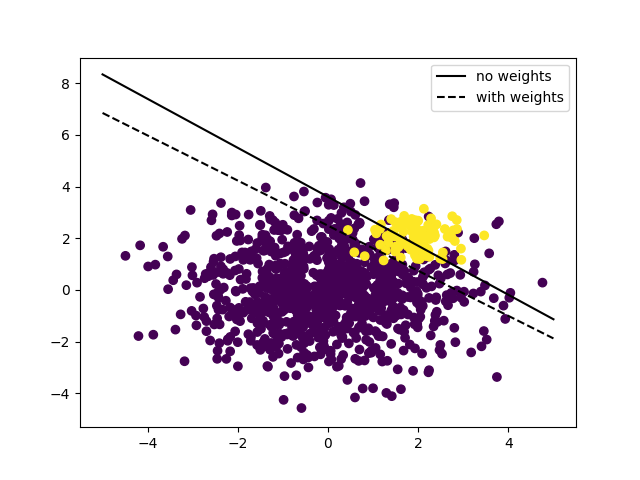

Python code for this plot:
import numpy as np
import matplotlib.pyplot as plt
from sklearn import svm
#from sklearn.linear_model import SGDClassifier

# we create 40 separable points
rng = np.random.RandomState(0)
n_samples_1 = 1000
n_samples_2 = 100
X = np.r_[1.5 * rng.randn(n_samples_1, 2),0.5 * rng.randn(n_samples_2, 2) + [2, 2]]
y = [0] * (n_samples_1) + [1] * (n_samples_2)
print X
print y

# fit the model and get the separating hyperplane
clf = svm.SVC(kernel='linear', C=1.0)
clf.fit(X, y)

w = clf.coef_[0]
a = -w[0] / w[1]
xx = np.linspace(-5, 5)
yy = a * xx - clf.intercept_[0] / w[1]


# get the separating hyperplane using weighted classes
wclf = svm.SVC(kernel='linear', class_weight={1: 10})
wclf.fit(X, y)

ww = wclf.coef_[0]
wa = -ww[0] / ww[1]
wyy = wa * xx - wclf.intercept_[0] / ww[1]

# plot separating hyperplanes and samples
h0 = plt.plot(xx, yy, 'k-', label='no weights')
h1 = plt.plot(xx, wyy, 'k--', label='with weights')
plt.scatter(X[:, 0], X[:, 1], c=y)
plt.legend()
plt.savefig('svm.png')
plt.axis('tight')
plt.show()